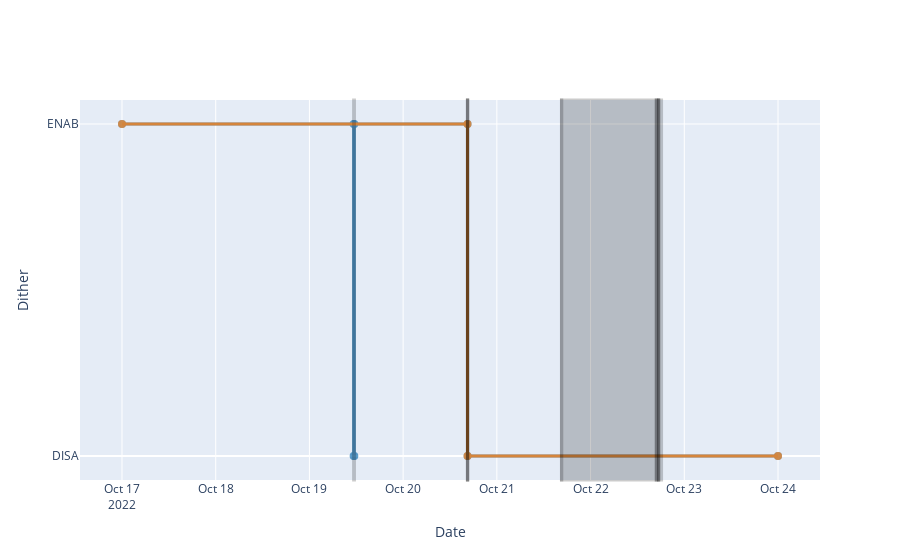

The code cell stored with this chart in its notebook:
### Code cell
html = vd.get_plot_html(show=True)

### Figure 1 — Plotly figure (JSON) as saved in the notebook; plotly's stock layout.template omitted (floating-point values rounded to 4 significant figures)
{"data": [{"hovertemplate": "%{x|%Y:%j:%H:%M:%S} %{y}", "line": {"color": "#1f77b4", "width": 3}, "marker": {"opacity": 0.9, "size": 8}, "mode": "lines+markers", "name": "Telem", "opacity": 0.75, "showlegend": false, "type": "scatter", "x": ["2022-10-17T00:00:06.321856633", "2022-10-19T11:19:10.735337511", "2022-10-19T11:19:18.935338036", "2022-10-19T11:30:06.735378877", "2022-10-19T11:30:14.935379401", "2022-10-20T16:29:36.341970101", "2022-10-20T16:29:44.541970626", "2022-10-23T23:59:58.871348635"], "y": [1, 1, 0, 0, 1, 1, 0, 0]}, {"hovertemplate": "%{x|%Y:%j:%H:%M:%S} %{y}", "line": {"color": "#ff7f0e", "width": 3}, "marker": {"opacity": 0.9, "size": 8}, "mode": "lines+markers", "name": "State", "opacity": 0.75, "showlegend": false, "type": "scatter", "x": ["2022-10-17T00:00:06.321856633", "2022-10-20T16:29:03.541968003", "2022-10-20T16:29:11.741968528", "2022-10-23T23:59:58.871348635"], "y": [1, 1, 0, 0]}], "layout": {"shapes": [{"fillcolor": "black", "line": {"color": "black", "width": 3}, "opacity": 0.2, "type": "rect", "x0": "2022-10-19T11:19:00", "x1": "2022-10-19T11:32:00", "xref": "x", "y0": 0, "y1": 1, "yref": "y domain"}, {"fillcolor": "black", "line": {"color": "black", "width": 3}, "opacity": 0.2, "type": "rect", "x0": "2022-10-20T16:27:00", "x1": "2022-10-20T16:30:00", "xref": "x", "y0": 0, "y1": 1, "yref": "y domain"}, {"fillcolor": "black", "line": {"color": "black", "width": 3}, "opacity": 0.2, "type": "rect", "x0": "2022-10-20T16:27:57.429000", "x1": "2022-10-20T16:32:59.479000", "xref": "x", "y0": 0, "y1": 1, "yref": "y domain"}, {"fillcolor": "black", "line": {"color": "black", "width": 3}, "opacity": 0.2, "type": "rect", "x0": "2022-10-20T16:27:59.479000", "x1": "2022-10-20T16:33:00.504000", "xref": "x", "y0": 0, "y1": 1, "yref": "y domain"}, {"fillcolor": "black", "line": {"color": "black", "width": 3}, "opacity": 0.2, "type": "rect", "x0": "2022-10-21T16:32:25.285000", "x1": "2022-10-21T16:37:27.347000", "xref": "x", "y0": 0, "y1": 1, "yref": "y domain"}, {"fillcolor": "black", "line": {"color": "black", "width": 3}, "opacity": 0.2, "type": "rect", "x0": "2022-10-21T16:33:01.794000", "x1": "2022-10-22T17:18:09.260000", "xref": "x", "y0": 0, "y1": 1, "yref": "y domain"}, {"fillcolor": "black", "line": {"color": "black", "width": 3}, "opacity": 0.2, "type": "rect", "x0": "2022-10-22T16:48:09.260000", "x1": "2022-10-22T16:54:49.722000", "xref": "x", "y0": 0, "y1": 1, "yref": "y domain"}, {"fillcolor": "black", "line": {"color": "black", "width": 3}, "opacity": 0.2, "type": "rect", "x0": "2022-10-22T16:50:22.339000", "x1": "2022-10-22T17:27:56.002000", "xref": "x", "y0": 0, "y1": 1, "yref": "y domain"}, {"fillcolor": "black", "line": {"color": "black", "width": 3}, "opacity": 0.2, "type": "rect", "x0": "2022-10-22T17:22:56.002000", "x1": "2022-10-22T17:27:57.027000", "xref": "x", "y0": 0, "y1": 1, "yref": "y domain"}, {"fillcolor": "black", "line": {"color": "black", "width": 3}, "opacity": 0.2, "type": "rect", "x0": "2022-10-22T17:22:57.027000", "x1": "2022-10-22T18:11:01.477000", "xref": "x", "y0": 0, "y1": 1, "yref": "y domain"}], "xaxis": {"title": {"text": "Date"}}, "yaxis": {"tickmode": "array", "ticktext": ["DISA", "ENAB"], "tickvals": [0, 1], "title": {"text": "Dither"}}}}
